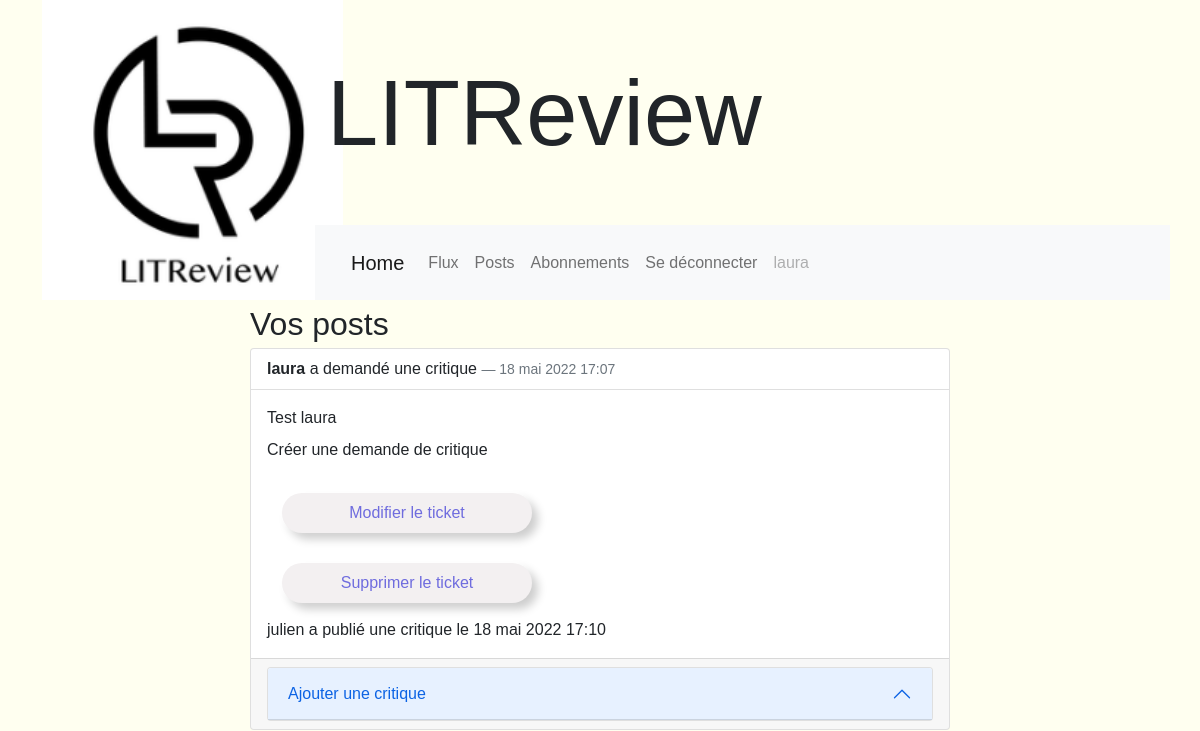
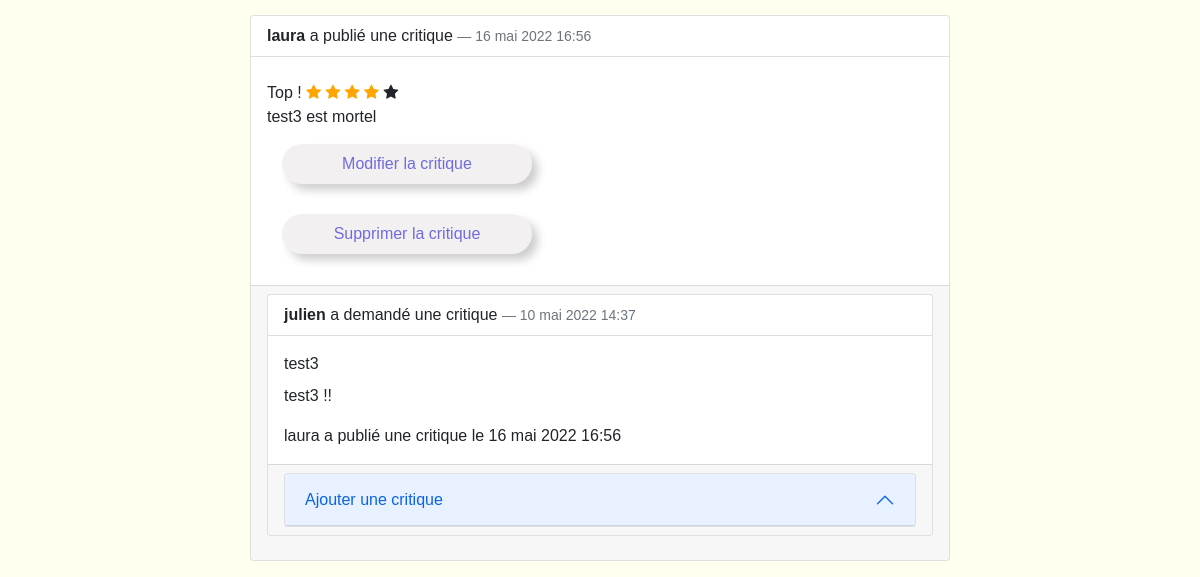
Before: /apps/posts (signed in) with the older database file (2 pictures, top to bottom).
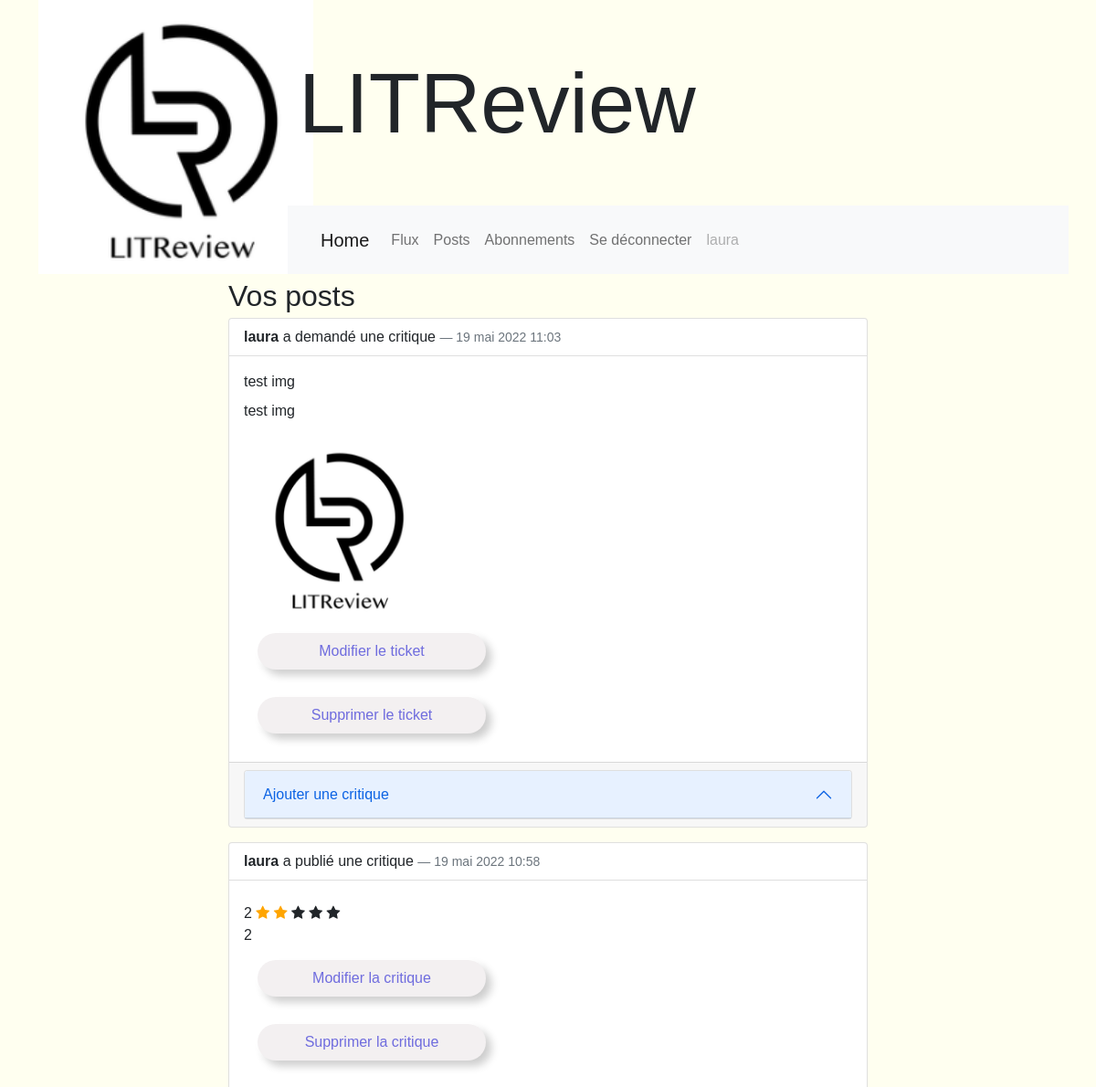
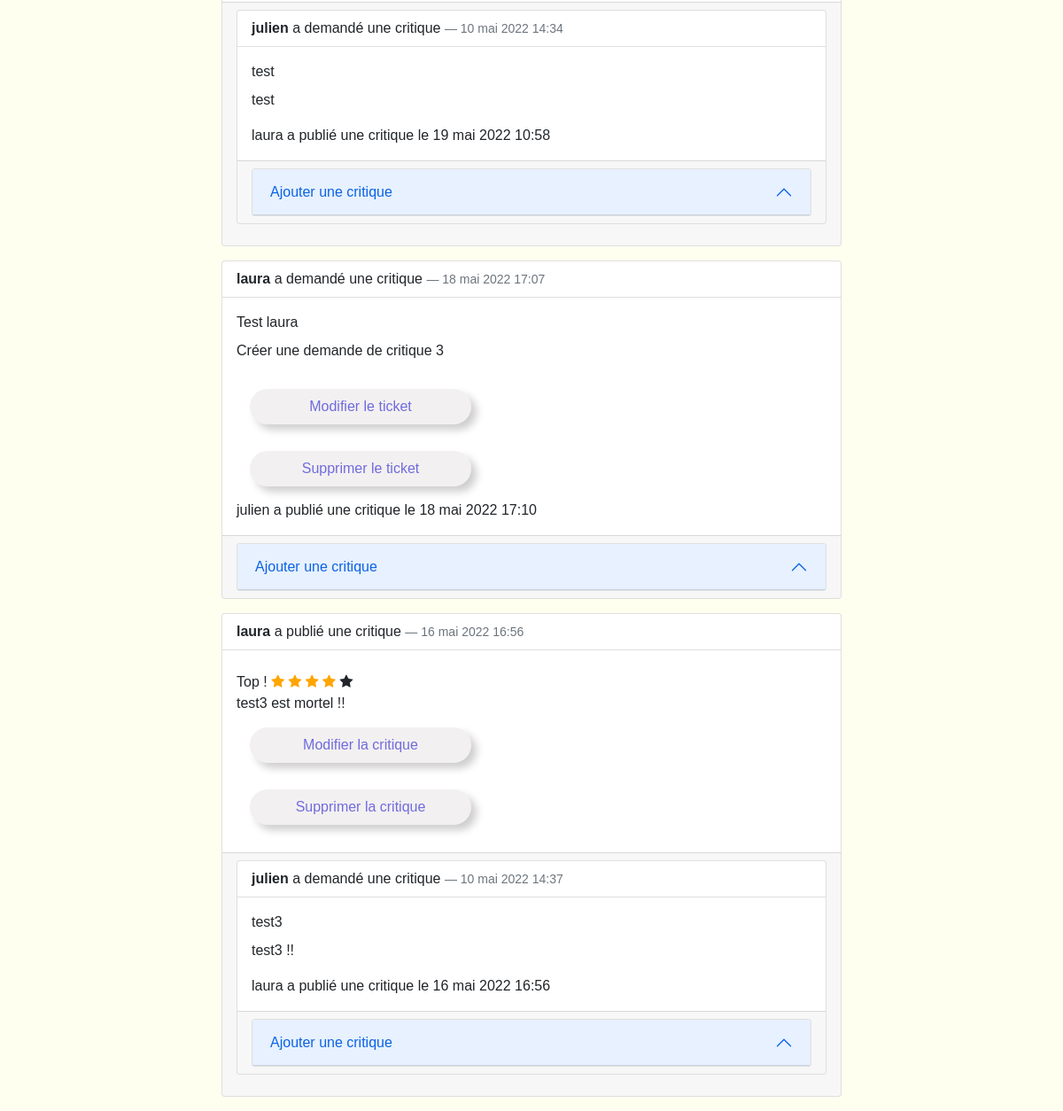
After: the same page with the newer database file (2 pictures, top to bottom).
### apps/models.py (models this page shows, shortened)
class Ticket(models.Model):
    title = models.CharField(max_length=128)
    description = models.TextField(max_length=2018, blank=True)
    user = models.ForeignKey(
        to=settings.AUTH_USER_MODEL, on_delete=models.CASCADE)
    image = models.ImageField(upload_to='img/', null=True, blank=True)
    time_created = models.DateTimeField(auto_now_add=True)
    @property
    def get_reviews(self):
        return Review.objects.filter(ticket=self.id).order_by('-time_created')
    @property
    def class_name(self):
        return self.__class__.__name__

class Review(models.Model):
    ticket = models.ForeignKey(
        to=Ticket, on_delete=models.CASCADE, related_name='ticket')
    rating = models.PositiveSmallIntegerField(
        default=0, validators=[MinValueValidator(0), MaxValueValidator(5)])
    headline = models.CharField(max_length=128)
    body = models.CharField(max_length=8192, blank=True)
    user = models.ForeignKey(
        to=settings.AUTH_USER_MODEL, on_delete=models.CASCADE)
    time_created = models.DateTimeField(auto_now_add=True)
    @property
    def class_name(self):
        return self.__class__.__name__

### apps/views.py (the view)
# urls.py: path('posts', views.posts, name="posts"),
@login_required
def posts(request):
    context = {}
    RForm = ReviewForm(request.POST or None)
    posts_list = get_all_posts(users=[request.user])
    context['posts'] = posts_list
    context['RForm'] = RForm
    return render(request, 'apps/posts.html', context)

### apps/post.py (called while the page is built)
def get_all_posts(users):
    if users == 'all':
        tickets = Ticket.objects.all()
        reviews = Review.objects.all()
    else:
        tickets = Ticket.objects.filter(user__in=users)
        reviews = Review.objects.filter(user__in=users)
    posts_list = sorted(
        chain(tickets, reviews),
        key=lambda post: post.time_created, reverse=True)
    return posts_list

### apps/templates/apps/posts.html (shortened to what this page needs)
{% extends 'apps/base.html' %}
{% block content %}
    <div>
        <div class="cont title">Vos posts</div>
        {% if posts %}
            {% for post in posts %}
                {% if 'Ticket' in post.class_name %}
                    {% include 'apps/ticket_item.html' with post=post %}
                {% elif 'Review' in post.class_name %}
                    {% include 'apps/review_item.html' with post=post %}
                {% endif %}
            {% endfor %}
        {% else %}
            Vous n'avez publié aucune critique.
        {% endif %}
    </div>
{% endblock %}

### apps/templates/apps/ticket_item.html (shortened to what this page needs)
{% load bootstrap5 %}
<div class="card mb-3">
    <div class="card-header">
        <strong>{{ post.user.username }}</strong> a demandé une critique <span class="text-end blockquote-footer">{{ post.time_created }}</span>
    </div>
    <div class="card-body">
        <div class="card-title">{{ post.title }}</div>
        <div class="card-text">
            <p>{{ post.description}}</p>
            {% if post.image %}
                <img src="/media/{{ post.image }}" alt="...">
            {% endif %}
        </div>
        {% if post.user == user %}
            <div>
                <form class="form" action="{% url 'apps:update_ticket' post.id %}" method="GET">
                    <button class="btn">Modifier le ticket</button>
                </form>
                <form class="form" action="{% url 'apps:delete_ticket' post.id %}" method="POST">
                    <button class="btn">Supprimer le ticket</button>
                </form>
            </div>
        {% endif %}
        {% if title != 'Modifier une critique' %}
            <ul class="list-group">
            {% for review in post.get_reviews %}
                <a data-bs-toggle="modal" data-bs-target="#Modal{{ review.id }}">
                    {{ review.user.username }} a publié une critique le {{ review.time_created }}
                </a>
            {% endfor %}
            </ul>
        {% endif %}
    </div>
    {% if title != 'Modifier une critique' %}
        <div class="card-footer">
            {% include 'apps/post-accordion.html' with post=post %}
        </div>
    {% endif %}
</div>

### apps/templates/apps/post-accordion.html (shortened to what this page needs)
{% load bootstrap5 %}
<div class="accordion" id="accordion{{ post.id }}">
    <div class="accordion-item">
        <h2 class="accordion-header" id="heading{{ post.id }}">
            <button class="accordion-button" type="button" data-bs-toggle="collapse" data-bs-target="#collapse{{ post.id }}" aria-expanded="true" aria-controls="collapse{{ post.id }}">
                Ajouter une critique
            </button>
        </h2>
    </div>
</div>

### apps/templates/apps/review_item.html (shortened to what this page needs)
{% load bootstrap5 %}
<div class="card mb-3">
    <div class="card-header">
        <strong>{{ post.user.username }}</strong> a publié une critique <span class="text-end blockquote-footer">{{ post.time_created }}</span>
    </div>
    <div class="card-body">
        <div class="card-text">
            <span>{{ post.headline }}</span>
            {% for star in '01234'|make_list %}
                {% if forloop.counter <= post.rating %}
                    <span class="fa fa-star star-btn checked"></span>
                {% else %}
                    <span class="fa fa-star star-btn"></span>
                {% endif %}
            {% endfor %}
            <div>{{ post.body }}</div>
        </div>
        {% if post.user == user %}
            <div>
                <form class="form" action="{% url 'apps:update_review' post.id %}" method="GET">
                    <button class="btn">Modifier la critique</button>
                </form>
                <form class="form" action="{% url 'apps:delete_review' post.id %}" method="POST">
                    <button class="btn">Supprimer la critique</button>
                </form>
            </div>
        {% endif %}
    </div>
    {% if only != 'only' %}
        <div class="card-footer">
            {% include 'apps/ticket_item.html' with post=post.ticket %}
        </div>
    {% endif %}
</div>

Changed rows visible on the page:
added Ticket: user.username "laura", time_created "19 mai 2022 11:03", title "test img", description "test img", image (picture)
added Review: user.username "laura", time_created "19 mai 2022 10:58", headline "2", rating 2 (drawn), body "2", user.username "julien", time_created "10 mai 2022 14:34", title "test", description "test"
changed Ticket "Test laura": description "Créer une demande de critique" → "Créer une demande de critique 3"
changed Review "Top !": body "test3 est mortel" → "test3 est mortel !!"
